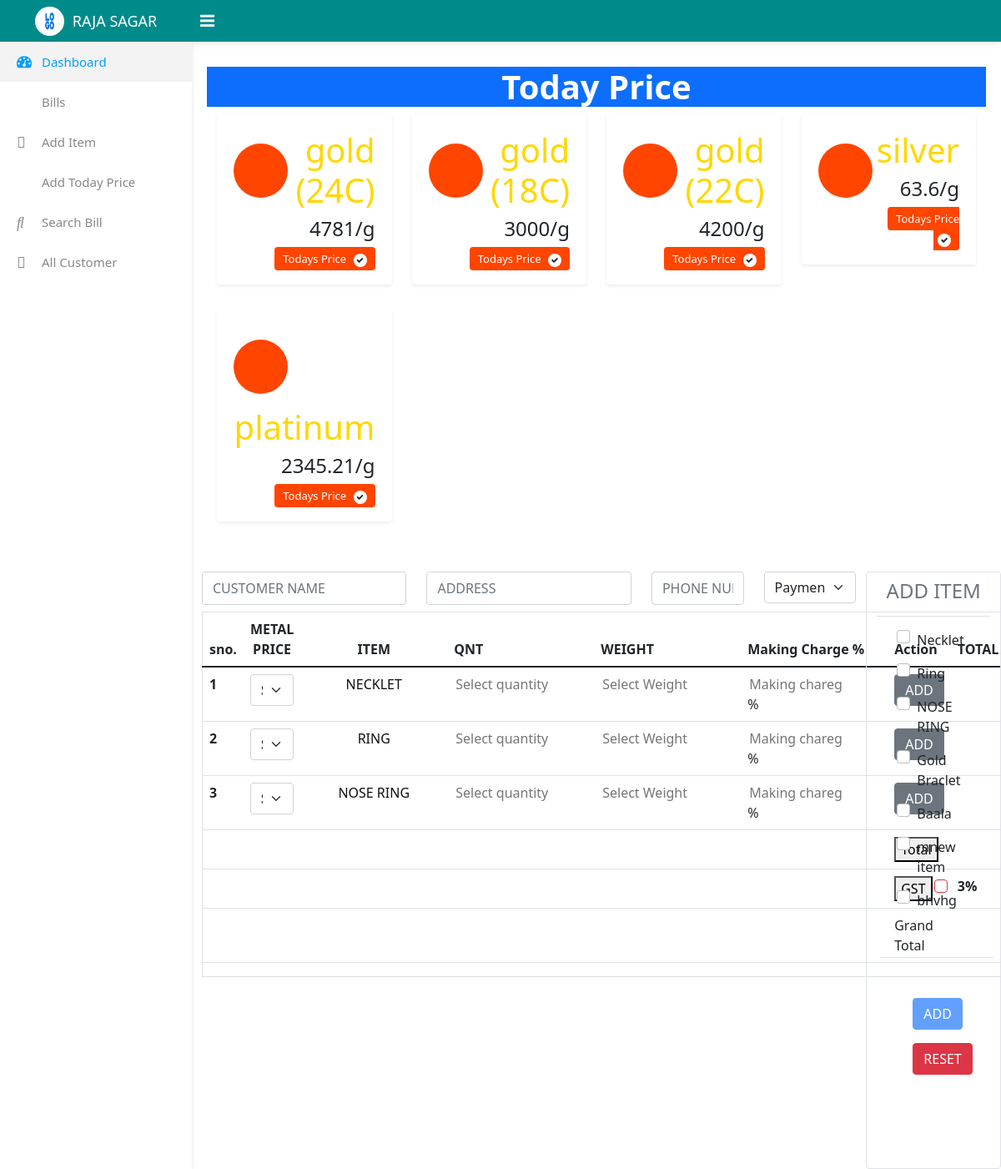
The page /bills.php on the database its author committed.
### tables this page shows
CREATE TABLE `metal` (
  `id` int(11) NOT NULL,
  `metal` varchar(255) NOT NULL,
  `price` double NOT NULL
);

CREATE TABLE `item` (
  `id` int(11) NOT NULL,
  `item` varchar(255) NOT NULL,
  `category` varchar(255) NOT NULL,
  `checked` varchar(10) NOT NULL
);

### bills.php (the view, shortened to what this page needs)
<?php
include 'include/Header.php';
include 'include/top-header.php';
include 'include/menu.php';
include 'include/db.php';
?>
<section class="main-section  page-wrapper">
	<div class="content">
		<div class="row">
			<h1 class="fw-bold text-center bg-primary text-white">
				Today Price
				<?php
				$query = "SELECT * FROM metal";
				$res = mysqli_query($conn, $query);
				while ($row = $res->fetch_assoc()) {
				?>
					<div class="col-md-6 col-sm-6 col-lg-6 col-xl-3 ">
						<div class="dash-widget shadow-sm">
							<span style="background-color: orangered;" class="dash-widget-bg1 my-3"><i class="fad fa-treasure-chest"></i></span>
							<div class="dash-widget-info text-right">
								<h1 style="color:gold"><?php echo $row['metal']; ?></h1>
								<h3><?php echo $row['price']; ?>/g</h3>
								<span style="background-color: orangered;" class="widget-title1">Todays Price <i class="fa fa-check text-dark" aria-hidden="true"></i></span>
							</div>
						</div>
					</div>
				<?php } ?>
		</div>
	</div>
	<div class="container-fluid">
		<div class="row">
			<div class="col-sm-10 ">
				<form action="code.php" method="POST">
					<div class="row">
						<?php
						if ($_SESSION['customer_name']) { ?>
							<div class="col-sm-4">
								<input type="text" readonly name="cname" value="<?php echo $_SESSION['customer_name']; ?>" class="form-control col-sm-12 mb-2" placeholder="CUSTOMER NAME">
							</div>
							<div class="col-sm-4">
								<input type="text" readonly name="caddress" value="<?php echo $_SESSION['customer_address']; ?>" class="form-control col-sm-12 mb-2" placeholder="ADDRESS">
							</div>
							<div class="col-sm-2">
								<input type="text" readonly name="cphone" value="<?php echo $_SESSION['customer_phone']; ?>" id="phone" class="form-control col-sm-12 mb-2" placeholder="PHONE NUMBER">
							</div>
							<div class="col-sm-2">
								<input type="text" readonly name="cphone" value="<?php echo $_SESSION['customer_payment']; ?>" id="phone" class="form-control col-sm-12 mb-2" placeholder="PHONE NUMBER">
							</div>
						<?php } else { ?>
							<div class="col-sm-4">
								<input type="text" required name="cname" class="form-control col-sm-12 mb-2" placeholder="CUSTOMER NAME">
							</div>
							<div class="col-sm-4">
								<input type="text" required name="caddress" class="form-control col-sm-12 mb-2" placeholder="ADDRESS">
							</div>
							<div class="col-sm-2">
								<input type="text" required name="cphone" maxlength="10" id="phone" class="form-control col-sm-12 mb-2" placeholder="PHONE NUMBER">
							</div>
							<div class="col-sm-2">
								<select name="payment" required class="form-select" aria-label="Default select example">
									<option>Payment Method</option>
								</select>
							</div>
						<?php } ?>
					</div>
					<?php
					$grandtotal = 0;
					if (isset($_SESSION['customer_id'])) { ?>
						<table class="table rounded">
							<thead>
								<tr>
									<th scope="col">s no</th>
									<th scope="col">METAL</th>
									<th scope="col">ITEM</th>
									<th scope="col">QNT</th>
									<th scope="col">WEIGHT</th>
									<th scope="col">MAKING CHARGE</th>
									<th scope="col">TOTAL</th>
								</tr>
							</thead>
							<tbody>
								<?php
								$demo = 1;
								$customerid = $_SESSION['customer_id'];
								$bill = "SELECT * FROM bill where UID = '{$customerid}'";
								$resx = mysqli_query($conn, $bill);
								while ($rowx = $resx->fetch_assoc()) {
								?>
									<tr>
										<th scope="row"><?php echo $demo; ?></th>
										<?php $currentmetal = $rowx['metal'];
										$querymetal = "SELECT * FROM `metal` where metal = '{$currentmetal}'";
										$resmetal = mysqli_query($conn, $querymetal);
										while ($rowmetal2 = $resmetal->fetch_assoc()) {
										?>
											<td class="mx-4 fw-bold text-uppercase"><?php echo $rowmetal2['metal'] . " : "; ?> <p class="text-success"> <?php echo $rowmetal2['price'] . " ₹/gm"; ?></p>
											</td>
										<?php } ?>
										<td>
											<input readonly type="text" name="mitem[]" value="<?php echo strtoupper($rowx['item']); ?>">
										</td>
										<td><input readonly type="number" name="myquantity[]" value="<?php echo $rowx['quantity']; ?>" placeholder="Select quantity"></td>
										<td class="fw-bold"><?php echo $rowx['weight'] . "gm"; ?></td>
										<td class="fw-bold"><?php echo $rowx['makingcharge'] . "%"; ?></td>
										<td class="fw-bold">
											<?php
											$metalprice = $rowx['metal'];
											$query = "select * from metal where metal = '{$metalprice}';";
											$myres = mysqli_query($conn, $query);
											$row = $myres->fetch_assoc();
											$total = $row['price'] * $rowx['quantity'] * $rowx['weight'];
											$making_price = ($total * 10) / 100;
											$total = $total + $making_price;
											echo number_format((float)$total, 2, '.', '');
											$grandtotal = $grandtotal + $total;
											?>
										</td>
									</tr>
								<?php $demo++;
								} ?>
								<tr>
									<th scope="row"></th>
									<td></td>
									<td></td>
									<td></td>
									<td></td>
									<td class="fw-bold">
										Total
									</td>
									<td class="text-success fw-bold"><?php echo number_format((float)$grandtotal, 2, '.', '');  ?></td>
								</tr>
								<tr>
									<th scope="row"></th>
									<td></td>
									<td></td>
									<td></td>
									<td></td>
									<td class="fw-bold">
										GST
									</td>
									<td class="fw-bold">
										<?php
										$CID =  $_SESSION["customer_id"];
										$gst_id = " select * from custmor where UID = '{$CID}';";
										$res_gst = mysqli_query($conn, $gst_id);
										$rowgst = $res_gst->fetch_assoc();
										$get_gst = $rowgst['gst'];
										if ($get_gst == "yes") {
											echo "3%";
										} else {
											echo "N/A";
										}
										?>
									</td>
								</tr>
								<tr>
									<th scope="row"></th>
									<td></td>
									<td></td>
									<td></td>
									<td></td>
									<td class="fw-bold">
										GRAND TOTAL
									</td>
									<td class="fw-bold text-success"><?php
										$CID =  $_SESSION["customer_id"];
										$gst_id = " select * from custmor where UID = '{$CID}';";
										$res_gst = mysqli_query($conn, $gst_id);
										$rowgst = $res_gst->fetch_assoc();
										$get_gst = $rowgst['gst'];
										if ($get_gst == "yes") {
											$grandtotal_price = ($grandtotal * 3) / 100;
											$grandtotal = $grandtotal_price + $grandtotal;
											echo number_format((float)$grandtotal, 2, '.', '');
										} else {
											echo number_format((float)$grandtotal, 2, '.', '');
										}
																		?></td>
								</tr>
								<tr>
									<th scope="row"></th>
									<td></td>
									<td></td>
									<td></td>
									<td></td>
									<td>
									</td>
									<td> <a href="invoice.php" class="btn btn-primary text-uppercase">invoice</a> </td>
								</tr>
				</form>
				</tbody>
				</table>
			<?php } else { ?>
				<table class="table rounded">
					<thead>
						<tr>
							<th scope="col">sno.</th>
							<th scope="col " class="text-center">METAL PRICE</th>
							<th scope="col" class="text-center">ITEM</th>
							<th scope="col">QNT</th>
							<th scope="col">WEIGHT</th>
							<th scope="col">Making Charge %</th>
							<th scope="col">Action</th>
							<th scope="col">TOTAL</th>
						</tr>
					</thead>
					<tbody>
						<?php
						$demo = 1;
						$query1 = "SELECT * FROM item where checked = 'yes';";
						$res1 = mysqli_query($conn, $query1);
						while ($row1 = $res1->fetch_assoc()) {
						?>
							<tr>
								<th scope="row"><?php echo $demo; ?></th>
								<td class="col-lg">
									<select id="mp<?php echo $demo; ?>" required class="form-select  fw-bold text-uppercase" name="mymetal[]">
										<option selected value="Metal ">SELECT METAL</option>
									</select>
								</td>
								<td>
									<input type="text" readonly name="mitem[]" required class="text-center" value="<?php echo strtoupper($row1['item']); ?>">
								</td>
								<td><input type="number" id="qnt<?php echo $demo; ?>" name="myquantity[]" required placeholder="Select quantity">
								</td>
								<td><input type="number" id="wt<?php echo $demo; ?>" name="myweight[]" step="any" required placeholder="Select Weight"></td>
								<td> <input type="number" id="mc<?php echo $demo; ?>" name="makingcharge[]" step="any" required placeholder="Making chareg"> <span>%</span>
								</td>
								<td>
									<button onclick="total<?php echo $demo; ?>()" class="btn btn-secondary" type="button">
										ADD
									</button>
								</td>
								<td>
								</td>
							</tr>
						<?php $demo++;
						} ?>
						<tr>
							<th scope="row"></th>
							<td></td>
							<td></td>
							<td></td>
							<td></td>
							<td></td>
							<td><button type="button" onclick="mytotal();">Total</button>
							</td>
							<td class="text-success" id="grand"></td>
						</tr>
						<tr>
							<th scope="row"></th>
							<td></td>
							<td></td>
							<td></td>
							<td></td>
							<td></td>
							<td>
								<input class="form-check-input mx-5 border border-danger" id="gst_checkbox" name="GST" type="checkbox" value="yes">
								<button type="button" onclick="gst();">GST</button>
							</td>
							<td class="fw-bold"> 3%</td>
						</tr>
						<tr>
							<th scope="row"></th>
							<td></td>
							<td></td>
							<td></td>
							<td></td>
							<td></td>
							<td>Grand Total</td>
							<td class="text-success fw-bold" id="gst"></td>
						</tr>
						<tr>
							<th scope="row"></th>
							<td></td>
							<td></td>
							<td></td>
							<td></td>
							<td>
							</td>
						</tr>
						</form>
			<?php } ?>
			</div>
			<div class="col-sm-2 border rounded ">
				<h4 class="text-muted text-center my-2 border-bottom pb-3">ADD ITEM</h4>
				<form action="code.php" method="POST" enctype="multipart/form-data">
					<?php
					$query = "SELECT * FROM item;";
					$res = mysqli_query($conn, $query);
					while ($row = $res->fetch_assoc()) {
					?>
						<div class="form-check form-check-inline my-2 mx-4">
							<input class="form-check-input" onclick="myfun();" name="myitem[]" type="checkbox" value="<?php echo $row['item']; ?>">
							<label class="form-check-label" for="inlineCheckbox1"><?php echo $row['item']; ?> </label>
						</div>
					<?php
					} ?>
					<div class="col-sm-12 border-top my-5 mx-1 py-5">
						<button type="submit" name="check" id="check" class="btn btn-primary mx-4">ADD</button>
				</form>
				<a href="code.php?resetall=reset" class="btn btn-danger  my-3 mx-4">
					RESET
				</a>
			</div>
		</div>
	</div>
	</div>
<?php
include 'include/footer.php';
?>

### rows shown on the page
metal: metal "gold (24C)", price "4781"
metal: metal "gold (18C)", price "3000"
metal: metal "gold (22C)", price "4200"
metal: metal "silver", price "63.6"
metal: metal "platinum", price "2345.21"
item: item "NECKLET", item "Necklet"
item: item "RING", item "Ring"
item: item "NOSE RING"
item: item "Gold Braclet"
item: item "Baala"
item: item "mnew item"
item: item "bhvhg"
